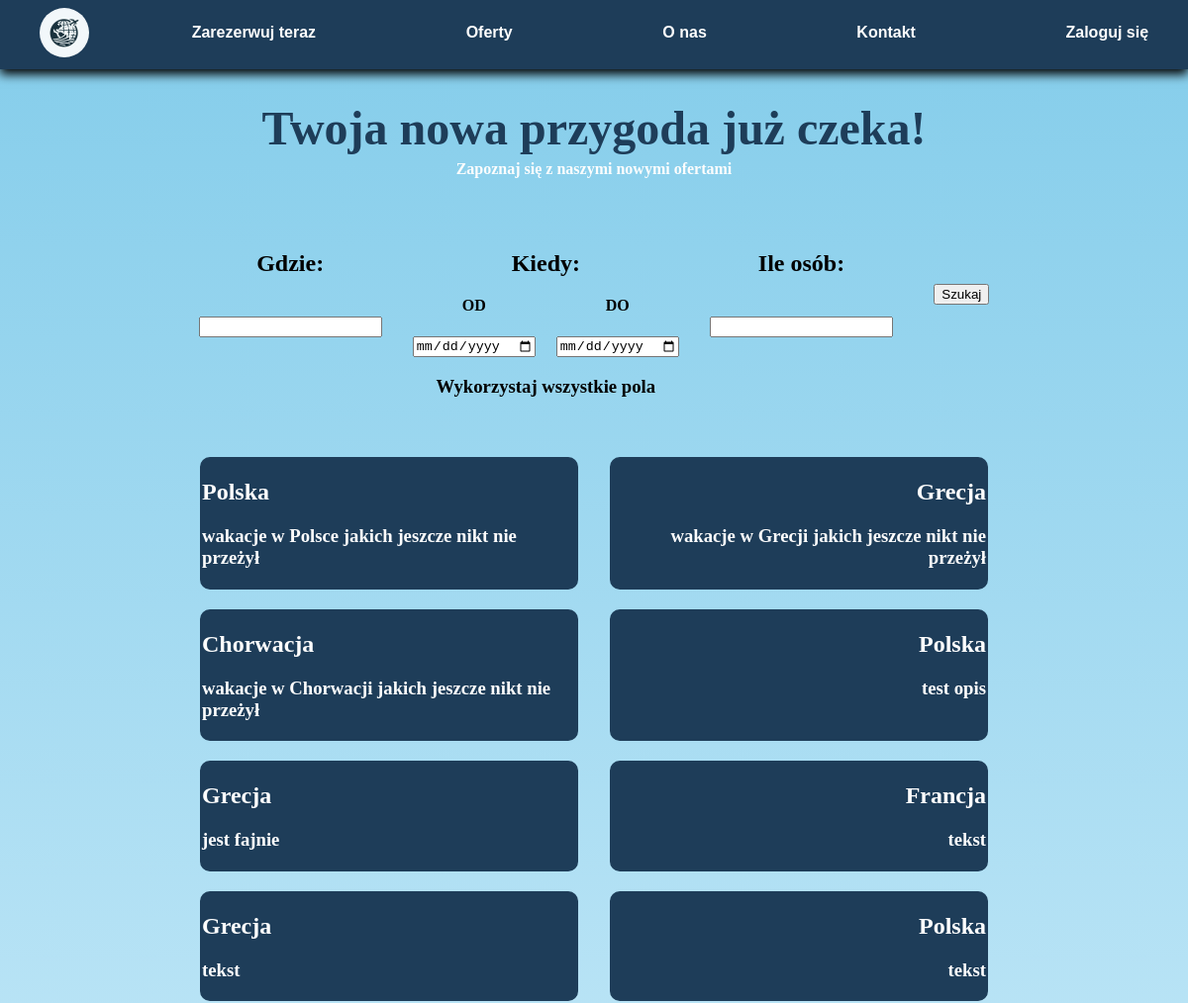
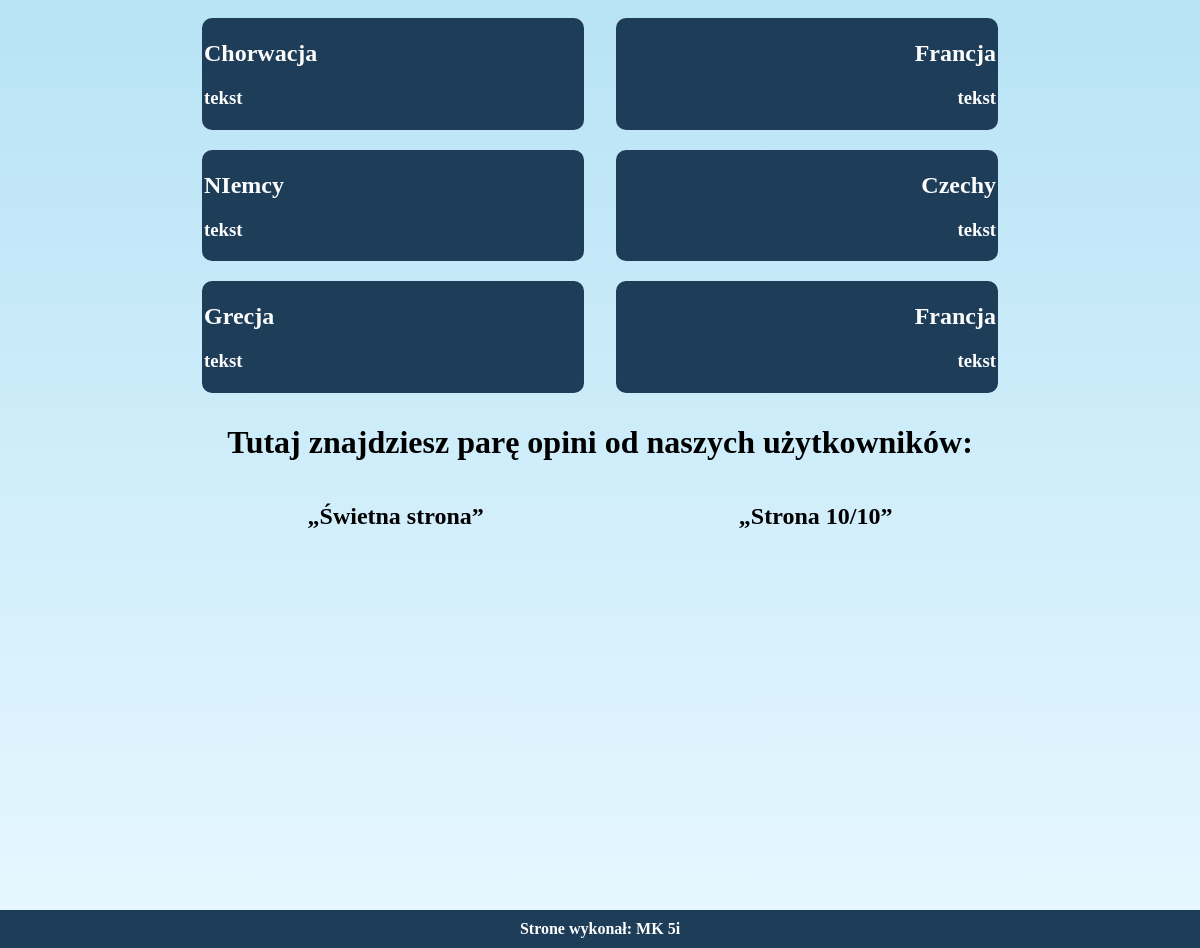
/main_page.php, run on the app's committed database (2 pictures, top to bottom).
### tables this page shows
CREATE TABLE `oferty` (
  `id_oferty` int(11) NOT NULL,
  `id_kraj` int(11) DEFAULT NULL,
  `opis` varchar(255) DEFAULT NULL,
  `daty` date DEFAULT NULL,
  `cena` float NOT NULL,
  `miejsca` int(11) NOT NULL
);

CREATE TABLE `kraje` (
  `ID_kraje` int(11) NOT NULL,
  `Nazwa` char(30) DEFAULT NULL
);

CREATE TABLE `users` (
  `id_user` int(11) NOT NULL,
  `name` varchar(50) DEFAULT NULL,
  `pass` varchar(15) DEFAULT NULL,
  `e_mail` varchar(30) NOT NULL,
  `opinie` varchar(255) DEFAULT NULL
);

### main_page.php (the view, shortened to what this page needs)
<?php
include 'server_connection.php';
?>
<!DOCTYPE html>
<html lang="pl">
<head>
    <link rel="stylesheet" href="style.css">
</head>
<body>
    <header>
        <div class="baner">
            <div class="logo">
                <a href="main_page.php">
                    <img src="logo.jpeg" alt="logo" width="50px">
                </a>
            </div>
            <nav class="navbar">
                <ul>
                    <li><a href="#book_now">Zarezerwuj teraz</a></li>
                    <li><a href="#offers">Oferty</a></li>
                    <li><a href="#about_us">O nas</a></li>
                    <li><a href="#contact">Kontakt</a></li>
                    <li><a href="login.php">Zaloguj się</a></li>
                </ul>
            </nav>
        </div>
    </header>
    <main>
        <div class="heading" id="book_now">
            <h1>Twoja nowa przygoda już czeka!</h1>
            <h4><a href="#offers">Zapoznaj się z naszymi nowymi ofertami</a></h4>
        </div>
        <div class="search">
            <form action="tickets.php" method="post">
                <div class="where">
                    <h2>Gdzie:</h2>
                </div>
                <div class="where_input">
                    <input type="text" name="destination" id="destination_input" list="country">
                </div>
                <div class="when">
                    <h2>Kiedy:</h2>
                </div>
                <div class="when_input">
                    <label for="when_start">
                        <h4>OD</h4>
                        <input type="date" name="when_start">
                    </label>
                    <label for="when_end">
                        <h4>DO</h4>
                        <input type="date" name="when_end">
                    </label>
                </div>
                <div class="how_many">
                    <h2>Ile osób:</h2>
                </div>
                <div class="how_many_input">
                    <input type="number" name="people" id="people">
                </div>
                <div class="search_btn_container">
                    <input type="submit" value="Szukaj" class="search_btn">
                </div>
                <?php
                if(empty($_POST['when_start']) || empty($_POST['when_end']) || empty($_POST['destination'] || empty($_POST['people']))){
                    echo "<h3 class='alert'>Wykorzystaj wszystkie pola</h3>";
                }else{
                    $_SESSION['ticket'] = 'true';
                    header("Location:tickets.php");
                    exit();
                }
                ?>
            </form>
        </div>
        <div class="offers" id="offers">
            <?php
            $offers = mysqli_query($conn, "SELECT * FROM oferty;");
            while($offer = mysqli_fetch_array($offers)){
                $kraj = mysqli_fetch_row(mysqli_query($conn,"SELECT Nazwa FROM kraje WHERE ID_kraje = $offer[id_kraj]"));
                echo "<div class='offer'><h2>".$kraj[0]."</h2><h3>".$offer['opis']."</h3></div>";
            }
            ?>
        </div>
        <div class="quotes" id="about_us">
            <h1>Tutaj znajdziesz parę opini od naszych użytkowników:</h1>
            <?php
                $opinie = mysqli_query($conn, "SELECT users.opinie FROM users WHERE users.id_user>2;");
                while($opinia = mysqli_fetch_row($opinie)){
                    echo "<div class='opinion'><h2><q>$opinia[0]</q></h2></div>";
                }
            ?>
        </div>
        <br><br><br><br><br><br><br><br><br><br><br><br><br><br><br><br><br><br><br><br>
    </main>
    <footer>
        <div class="contact" id="contact">
           <h4>Strone wykonał: MK 5i</h4>
        </div>
    </footer>
</body>
</html>

### style.css (style rules this page uses)
:root { --primary_SkyBlue: #87CEEB; --primary_GoldenYellow: #FFD700; --secondary_EmeraldGreen: #50C878; --secondary_CoralPink: #FF7F50; --accent_DeepOceanBlue: #1E3D59; --accent_SandBeige: #F5DEB3; --background_SoftWhite: #FDFDFD; --background_LightBlue: #E6F7FF; }
html { justify-content: center; }
body { margin: 0; }
header { background-color: var(--accent_DeepOceanBlue); font-family: 'Trebuchet MS', sans-serif; position: sticky; top: 0; }
img { border-radius: 50px; }
.navbar { width: 85%; background-color: var(--accent_DeepOceanBlue); }
ul { list-style-type: none; display: flex; justify-content: space-between; }
.navbar>ul>li>a { font-weight: bold; text-decoration: none; color: var(--background_SoftWhite); }
.baner { position: sticky; top: 0; background-color: var(--accent_DeepOceanBlue); display: flex; flex-direction: row; justify-content: space-around; padding: .5em; box-shadow: 0px 5px 10px black; }
main { background-image: linear-gradient(var(--primary_SkyBlue),var(--background_LightBlue)); display: flex; flex-direction: column; font-family: Georgia, serif; padding: 0 15%; }
.heading { text-align: center; }
.heading>h1 { margin-bottom: 0; font-size: 300%; color: var(--accent_DeepOceanBlue); }
.heading>h4 { margin-top: 5px; }
.heading>h4>a { text-decoration: none; color: var(--background_SoftWhite); }
.search>form { width: 100%; display: grid; grid-template-columns: auto auto auto auto; padding: 2em 0; text-align: center; }
.search>form>.alert { grid-row: 3; grid-column: 1/4; }
.where { grid-row: 1; grid-column: 1; }
.where_input { grid-row: 2; grid-column: 1; margin: auto; }
.when { grid-row: 1; grid-column: 2; }
.when_input { grid-row: 2; grid-column: 2; display: flex; justify-content: space-around; }
.when_input>label>h4 { margin-top: 0; }
.how_many { grid-row: 1; grid-column: 3; }
.how_many_input { grid-row: 2; grid-column: 3; margin: auto; }
.search_btn_container { grid-row: 1 / 3; grid-column: 4; margin: auto; }
.offers { display: flex; flex-wrap: wrap; justify-content: space-evenly; }
.offer { width: 45%; border: 2px solid var(--accent_DeepOceanBlue); border-radius: 10px; margin: 10px; background-color: var(--accent_DeepOceanBlue); color: var(--background_SoftWhite); }
.offer:nth-child(even) { text-align: right; }
.quotes { text-align: center; display: flex; flex-wrap: wrap; justify-content: space-around; }
.quotes>h1 { width: 100%; }
footer { background-color: var(--accent_DeepOceanBlue); text-align: center; color: var(--background_SoftWhite); }
.contact>h4 { margin: 0; padding: 10px; }

### data on the page
oferty: id_kraj.Nazwa "Polska", opis "wakacje w Polsce jakich jeszcze nikt nie przeżył"
oferty: id_kraj.Nazwa "Grecja", opis "wakacje w Grecji jakich jeszcze nikt nie przeżył"
oferty: id_kraj.Nazwa "Chorwacja", opis "wakacje w Chorwacji jakich jeszcze nikt nie przeżył"
oferty: id_kraj.Nazwa "Polska", opis "test opis"
oferty: id_kraj.Nazwa "Grecja", opis "jest fajnie"
oferty: id_kraj.Nazwa "Francja", opis "tekst"
oferty: id_kraj.Nazwa "Grecja", opis "tekst"
oferty: id_kraj.Nazwa "Polska", opis "tekst"
oferty: id_kraj.Nazwa "Chorwacja", opis "tekst"
oferty: id_kraj.Nazwa "Francja", opis "tekst"
oferty: id_kraj.Nazwa "NIemcy", opis "tekst"
oferty: id_kraj.Nazwa "Czechy", opis "tekst"
oferty: id_kraj.Nazwa "Grecja", opis "tekst"
oferty: id_kraj.Nazwa "Francja", opis "tekst"
users: opinie "Świetna strona"
users: opinie "Strona 10/10"
